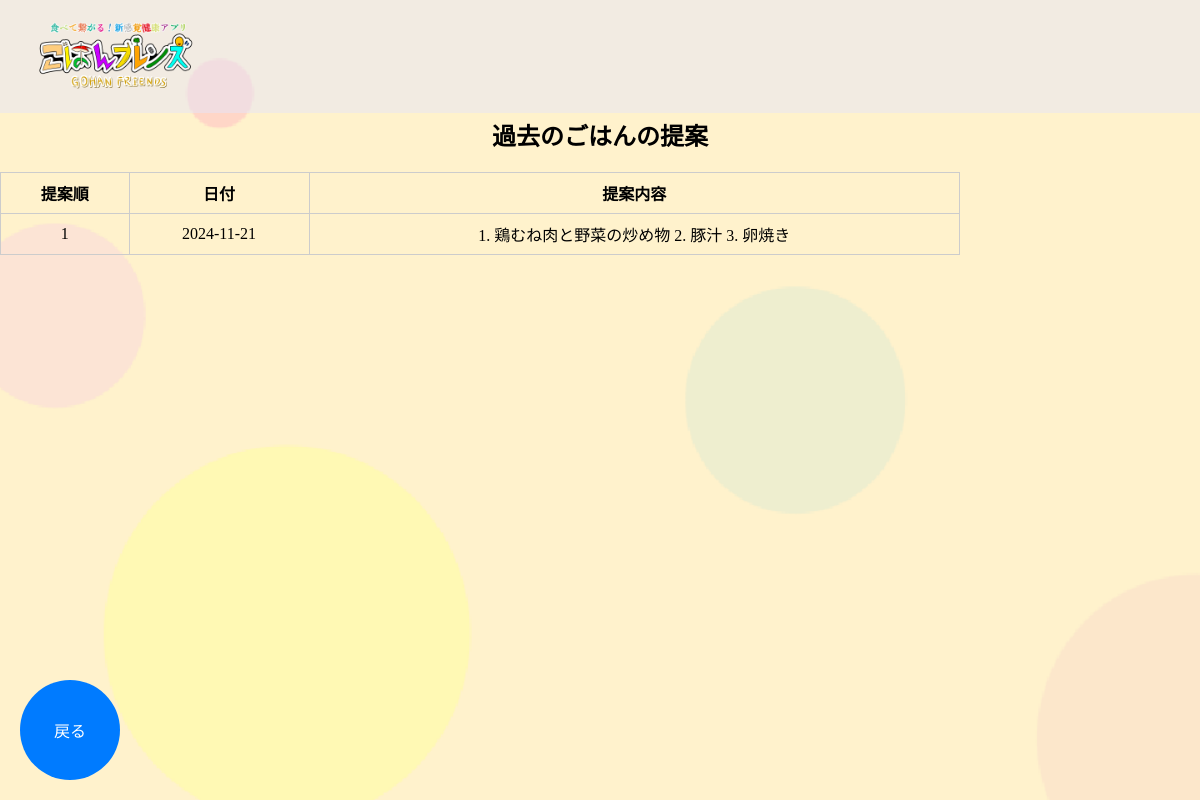
Page /sugg/sugg_hist on the earlier database version.
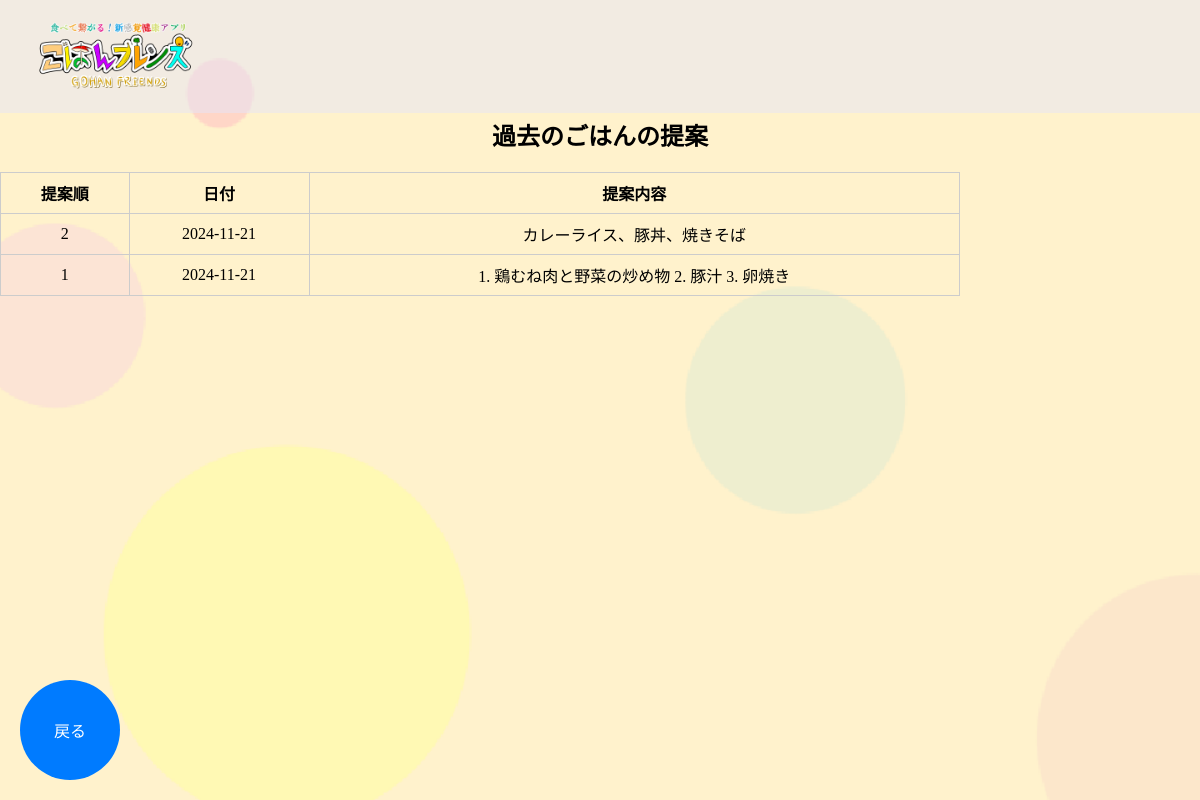
Same page on the later database version.
### tables this page shows
CREATE TABLE HISTORY (
    SUGG_ID INTEGER PRIMARY KEY AUTOINCREMENT,
    DAY DATE DEFAULT CURRENT_DATE,
    SUGG_txt VARCHAR(100)
);

### app.py (the view)
@app.route('/sugg/sugg_hist')
def sugg_hist():
    history = get_history()
    return render_template('sugg/sugg_hist.html', history=history)

### app.py (called while the page is built)
def get_db():
    conn = sqlite3.connect(DATABASE)
    return conn

@app.context_processor
def inject_account_info():
    return {
        'account_name': session.get('account_name'),
        'account_id': session.get('account_id')
    }

def get_history():
    conn = get_db()
    cursor = conn.cursor()
    cursor.execute("SELECT SUGG_ID, DAY, SUGG_txt FROM HISTORY ORDER BY SUGG_ID DESC")
    rows = cursor.fetchall()
    conn.close()
    return rows

### templates/sugg/sugg_hist.html (shortened to what this page needs)
{% extends 'base.html' %}
{% block content %}
<div class="main-contents">
    <h2 class="txt-center">過去のごはんの提案</h2>
    <div class="history-container">
        {% if history %}
            <table>
                <thead>
                    <tr>
                        <th>提案順</th>
                        <th>日付</th>
                        <th>提案内容</th>
                    </tr>
                </thead>
                <tbody>
                    {% for sugg in history %}
                        <tr>
                            <td>{{ sugg[0] }}</td>
                            <td>{{ sugg[1] }}</td>
                            <td>{{ sugg[2] }}</td>
                        </tr>
                    {% endfor %}
                </tbody>
            </table>
        {% else %}
            <p>過去の提案はまだありません。</p>
        {% endif %}
    </div>
    <div class="back-button-container">
        <button onclick="location.href='{{ url_for('sugg_menu') }}';" class="back-button">戻る</button>
    </div>
</div>
{% endblock %}

### templates/base.html (shortened to what this page needs)
<!DOCTYPE html>
<html lang="ja">
<head>
    <link rel="stylesheet" href="../../static/css/style.css">
</head>
<body background="{{ url_for('static', filename='img/background.png') }}" class="kabegami">
    <header class="clearfix">
        <img src="{{ url_for('static', filename='img/title.png') }}" class="header-logo">
    </header>
    <main>
        {% block content %}{% endblock %}
    </main>
</body>
</html>

### static/css/style.css (style rules this page uses)
html, body { margin: 0; padding: 0; box-sizing: border-box; height: 100%; }
.kabegami { background-size: cover; }
header { display: flex; align-items: center; background-color: rgb(230,230,250,0.5); }
.header-logo { width: 200px; margin-left: 20px; margin-right: 20px; }
.clearfix::after { content: ""; clear: both; display: table; }
.back-button-container { position: fixed; bottom: 20px; left: 20px; }
.back-button-container button { width: 100px; height: 100px; border-radius: 50%; border: none; background-color: #007BFF; color: white; font-size: 16px; display: flex; justify-content: center; align-items: center; cursor: pointer; transition: background-color 0.3s; }
.main-contents { padding-top: 70px; }
table { border-collapse: collapse; width: 80%; }
th, td { border: 1px solid #ccc; padding: 8px; text-align: center; }
.txt-center { text-align: center; }

Differences in the rows shown:
added HISTORY: SUGG_ID "2", DAY "2024-11-21", SUGG_txt "カレーライス、豚丼、焼きそば"
